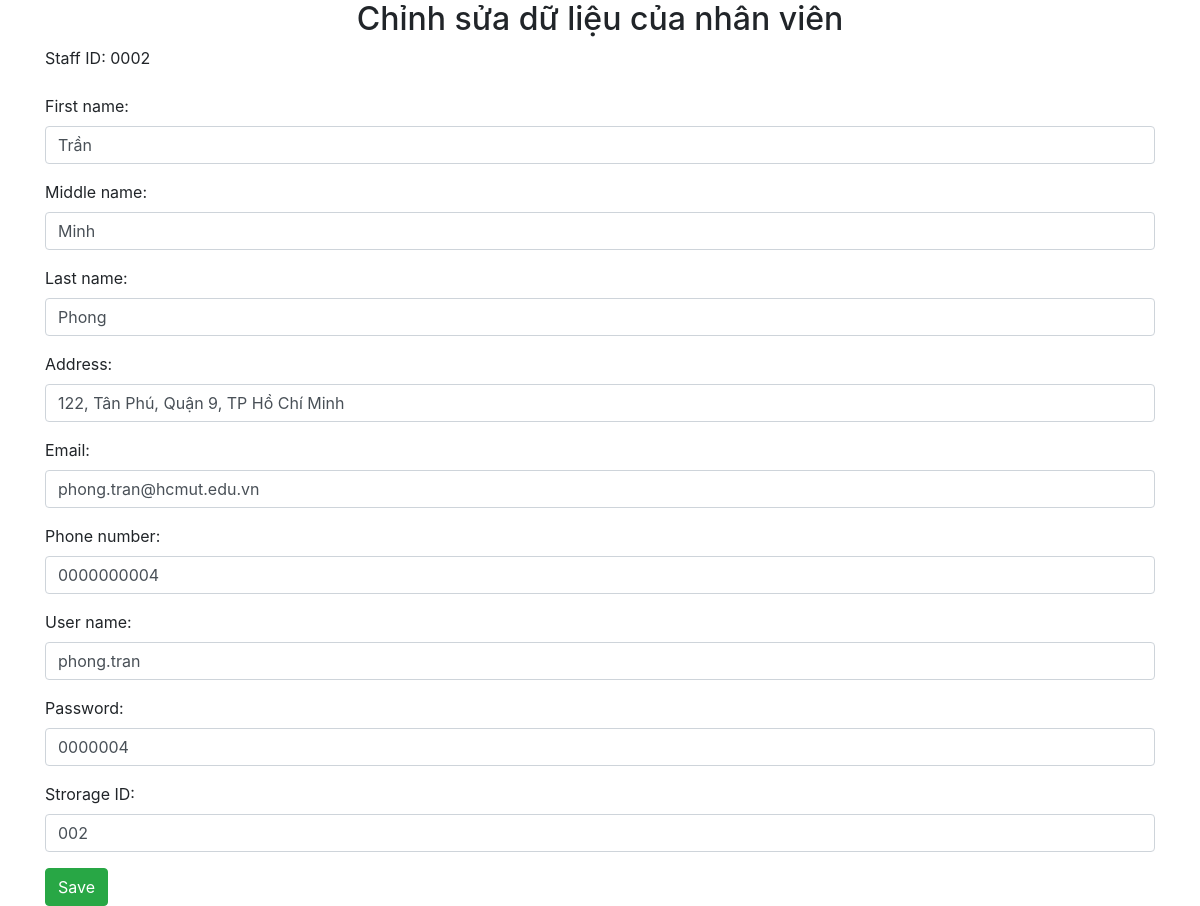
The app's page /modifystaff.php?id=0002 with its own data.
### tables this page shows
CREATE TABLE `staff` (
  `Fname` varchar(15) DEFAULT NULL,
  `Mname` varchar(15) DEFAULT NULL,
  `Lname` varchar(15) DEFAULT NULL,
  `AddressStaff` varchar(50) DEFAULT NULL,
  `EmailStaff` varchar(50) DEFAULT NULL,
  `PhoneStaff` varchar(11) DEFAULT NULL,
  `PasswordStaff` varchar(20) DEFAULT NULL,
  `UserStaff` varchar(20) DEFAULT NULL,
  `IDStaff` char(7) NOT NULL,
  `SIDStorage` char(7) DEFAULT NULL
);

### dbhelp.php (called while the page is built, shortened)
<?php
function executeResult($sql){
    $conn = mysqli_connect(HOST, USERNAME, PASSWORD, DATABASE);
    $resultset = mysqli_query($conn, $sql);
    $list = [];
    while($row = mysqli_fetch_array($resultset, 1)){
        $list[] = $row;
    }
    return $list;
}

### modifystaff.php (the view, shortened to what this page needs)
<?php
require_once ('dbhelp.php');
	$id = '';
	if (isset($_GET['id'])) {
		$id          = $_GET['id'];
		$sql         = 'select * from staff where IDStaff = '.$id;
		$staffList   = executeResult($sql);
		if ($staffList != null) {
			$std        = $staffList[0];
			$ss_fname    = $std['Fname'];
			$ss_mname    = $std['Mname'];
			$ss_lname    = $std['Lname'];
			$ss_address  = $std['AddressStaff'];
			$ss_email    = $std['EmailStaff'];
			$ss_phone    = $std['PhoneStaff'];
			$ss_user     = $std['UserStaff'];
			$ss_pass     = $std['PasswordStaff'];
			$ss_sid      = $std['SIDStorage'];
		} else {
			$id = '';
		}
	}
?>
<!DOCTYPE html>
<html>
<head>
	<link rel="stylesheet" href="https://maxcdn.bootstrapcdn.com/bootstrap/4.4.1/css/bootstrap.min.css">
</head>
<body>
	<div class="container">
		<div class="panel panel-primary">
			<div class="panel-heading">
				<h2 class="text-center">Chỉnh sửa dữ liệu của nhân viên</h2>
			</div>
			<div class="panel-body">
				<form method="post">
					<div class="form-group">
					  <label for="mnv">Staff ID: </label> <?php echo $id;?>
					</div>
					<div class="form-group">
					  <label for="fn">First name:</label>
					  <input required="true" type="text" class="form-control" id="fn" name="fname" value="<?=$ss_fname?>">
					</div>
					<div class="form-group">
					  <label for="mn">Middle name:</label>
					  <input required="true" type="text" class="form-control" id="mn" name="mname" value="<?=$ss_mname?>">
					</div>
					<div class="form-group">
					  <label for="ln">Last name:</label>
					  <input required="true" type="text" class="form-control" id="ln" name="lname" value="<?=$ss_lname?>">
					</div>
					<div class="form-group">
					  <label for="address">Address:</label>
					  <input type="text" class="form-control" id="address" name="address" value="<?=$ss_address?>">
					</div>
					<div class="form-group">
					  <label for="email">Email:</label>
					  <input type="text" class="form-control" id="email" name="email" value="<?=$ss_email?>">
					</div>
					<div class="form-group">
					  <label for="phone">Phone number:</label>
					  <input type="text" class="form-control" id="phone" name="phone" value="<?=$ss_phone?>">
					</div>
					<div class="form-group">
					  <label for="user">User name:</label>
					  <input required="true" type="text" class="form-control" id="user" name="user" value="<?=$ss_user?>">
					</div>
					<div class="form-group">
					  <label for="pass">Password:</label>
					  <input required="true" type="text" class="form-control" id="pass" name="pass" value="<?=$ss_pass?>">
					</div>
					<div class="form-group">
					  <label for="sid">Strorage ID:</label>
					  <input required="true" type="text" class="form-control" id="sid" name="sid" value="<?=$ss_sid?>">
					</div>
					<button class="btn btn-success">Save</button>
				</form>
			</div>
		</div>
	</div>
</body>
</html>

### records on screen
staff: fname "Trần", mname "Minh", lname "Phong", address "122, Tân Phú, Quận 9, TP Hồ Chí Minh", email "phong.tran@hcmut.edu.vn", phone "0000000004", user "phong.tran", pass "0000004", sid "002"

### other values on screen
$id "0002"
